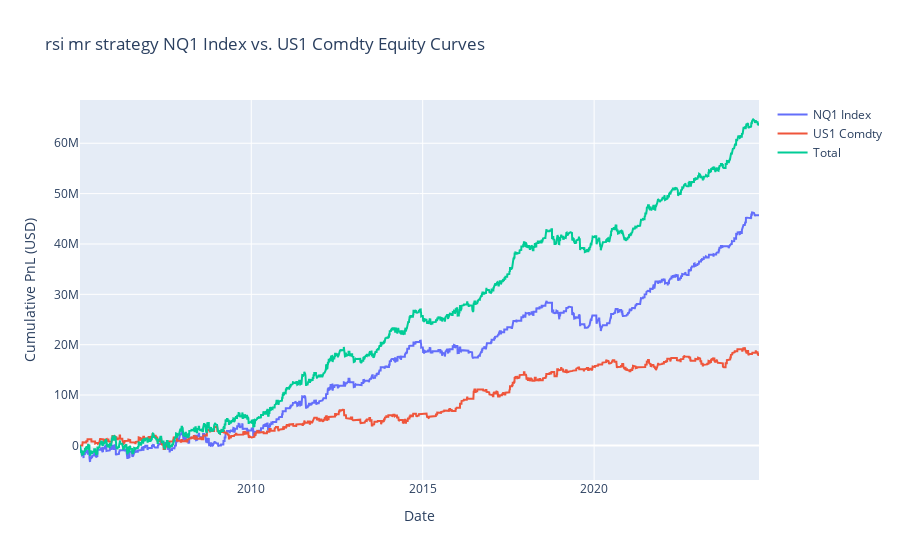
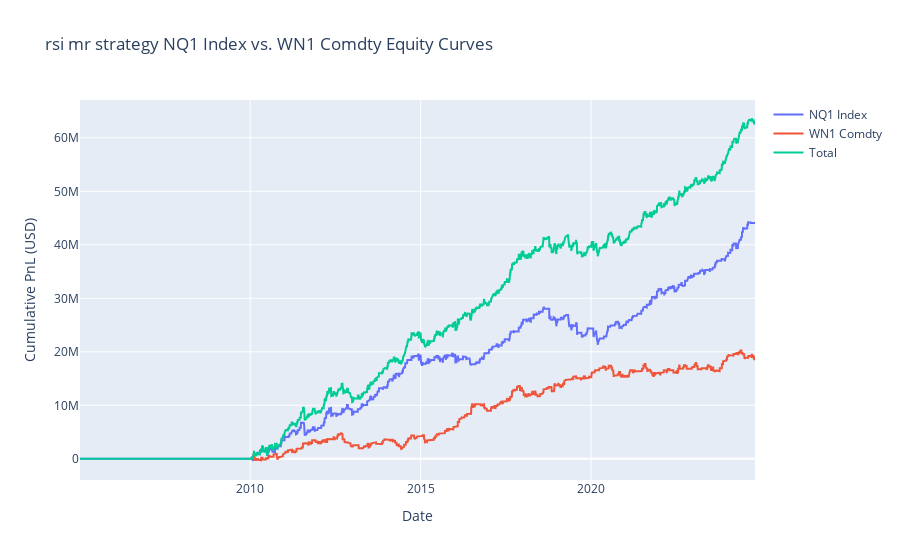

Here is the notebook cell these charts were saved with, in order:
### Code cell
### Where the magic happens

asst_main = 'NQ1 Index'

cmp_assts = market_data.get_asset_classes()['eq-us']
cmp_assts
cmp_assts = ['US1 Comdty', 'WN1 Comdty']


respnls = {}
results = {}
statsdf = {}
trules = {}




for asst in cmp_assts:
    
    pairs = [
        (asst_main, asst),
        (asst, asst_main)
    ]
    
    strategy_params2 = {
        'pairs': pairs,
        'N': (5, 2),
        'rsi_period': (3,3),
        'rsi_threshold': (10.0,8.0),
        'lmt_order': False,
        'lmt_day': 1,
        'lmt_day_only': True,
        'lmt_atr': -0.25,
        'lmt_epsilon': 0.1,
        'atr_period': 3,
        'atr_type': 'atr',
        'market_data': market_data,
        'risk_ratio': (1.0, 1.1)
        
    }

    tmp = TradingRule(
        market_data=market_data,
        trading_rule_function=ratioMR_rsi_long,
        trading_params=strategy_params2,
        position_sizing_params=pSizeParams,  # Define as needed
        incl_assets=[asst_main, asst],  # Include all involved assets
        name_label='TestMR_' + asst,
        strat_descr= f'rsi mr strategy {asst_main} vs. {asst}',
        log_level=logging.ERROR,
        bt_folder = bt_folder
    )

    res = tmp.backtest_all_assets(save=True)
    resdb = tmp.plot_equity(byassets=True, totalsys=True, start_date = '01012005', save_fig=True)
    stats = tmp.calculate_statistics(byassets=True, totalsys=True, start_date='01012001')
    statsdf[asst] = stats
    results[asst] = resdb
    respnls[asst] = res
    trules[asst] = tmp

# Extract the desired statistics from each dataframe in statsdf

required_columns = ['Average Ann. PnL', 'Average Ann. Vol', 'Sharpe Ratio (ann.)', 'Sortino Ratio (ann.)', 'Hit Rate (%)', 'Profit Factor', 
                    'Max drawdown', 'Average drawdown', 'Avg Drawdown Duration', 'Drawdowns per year', 'Max Drawdown Duration']
extracted_stats = {key: statsdf[key].loc['Total', [col for col in required_columns if col in statsdf[key].columns]] for key in statsdf.keys()}

# Convert the dictionary to a dataframe
extracted_stats_df = pd.DataFrame.from_dict(extracted_stats, orient='index')
extracted_stats_df.to_clipboard()
extracted_stats_df

### Figure 1 — Plotly figure (JSON) as saved in the notebook; plotly's stock layout.template omitted (floating-point values rounded to 4 significant figures; data arrays with more than 128 entries replaced by an {"elided": "..."} marker saying what was removed)
{"data": [{"mode": "lines", "name": "NQ1 Index", "type": "scatter", "x": {"elided": "5020 str values"}, "y": {"elided": "5020 int values"}}, {"mode": "lines", "name": "US1 Comdty", "type": "scatter", "x": {"elided": "5020 str values"}, "y": {"elided": "5020 float values"}}, {"mode": "lines", "name": "Total", "type": "scatter", "x": {"elided": "5020 str values"}, "y": {"elided": "5020 float values"}}], "layout": {"hovermode": "x unified", "title": {"text": "rsi mr strategy NQ1 Index vs. US1 Comdty Equity Curves"}, "xaxis": {"title": {"text": "Date"}}, "yaxis": {"title": {"text": "Cumulative PnL (USD)"}}}}

### Figure 2 — Plotly figure (JSON) as saved in the notebook; plotly's stock layout.template omitted (floating-point values rounded to 4 significant figures; data arrays with more than 128 entries replaced by an {"elided": "..."} marker saying what was removed)
{"data": [{"mode": "lines", "name": "NQ1 Index", "type": "scatter", "x": {"elided": "5016 str values"}, "y": {"elided": "5016 int values"}}, {"mode": "lines", "name": "WN1 Comdty", "type": "scatter", "x": {"elided": "5016 str values"}, "y": {"elided": "5016 float values"}}, {"mode": "lines", "name": "Total", "type": "scatter", "x": {"elided": "5016 str values"}, "y": {"elided": "5016 float values"}}], "layout": {"hovermode": "x unified", "title": {"text": "rsi mr strategy NQ1 Index vs. WN1 Comdty Equity Curves"}, "xaxis": {"title": {"text": "Date"}}, "yaxis": {"title": {"text": "Cumulative PnL (USD)"}}}}
